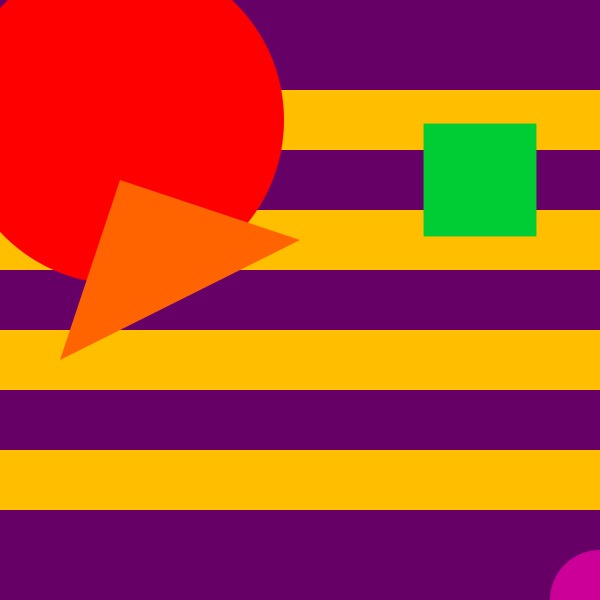
Frame 1 (no input)
Frame 60 (the mouse pressed at the canvas centre just before this capture): identical to frame 1, image omitted
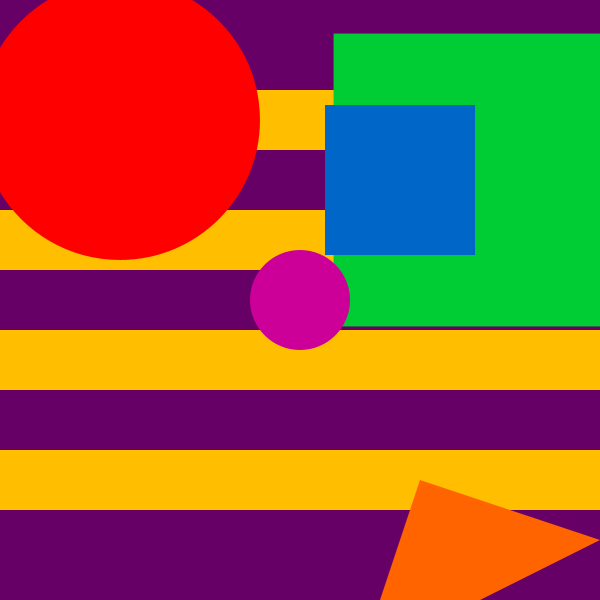
Frame 120 (the mouse held since frame 60 and released just before this capture)

The Processing sketch that drew these frames (run headless with seeded random() and noise(); from frame 60 on, the mouse is pressed at the canvas centre):

// Processing sketch: Expressing_abstract_word
// ── Expressing_abstract_word.pde
int bgColor=0;
//int angle=0;
void setup(){
  size(600,600);
}

void draw(){
  float max=dist(0,0,width,height);
  noStroke();
  if(bgColor<25)
    background(102,0,102);
   else
    background(255,190,0);
    
    rectMode(CENTER);
    
    float a=width;
    float b=height*0.1;
    
    if(bgColor<25)
      fill(255,190,0);
     else
      fill(51,0,150);
    rect(width*0.5,height*0.2,a,b);
    rect(width*0.5,height*0.4,a,b);
    rect(width*0.5,height*0.6,a,b);
    rect(width*0.5,height*0.8,a,b);
    
    float d=max-dist(width*0.2,height*0.2,mouseX,mouseY);
    d=map(d,100,max,0,max/2);
    
    fill(255,0,0);
    ellipse(width*0.2,height*0.2,d,d);
    
    d=max-dist(width*0.8,height*0.3,mouseX,mouseY);
    d=map(d,150,max,0,max/2);
    
    fill(0,204,51);
    rect(width*0.8,height*0.3,d,d);
    
    fill(204,0,153);
    ellipse(width-mouseX,height-mouseY,100,100);
     fill(255,100,0);
    triangle(width*0.2+mouseX,height*0.3+mouseY,width*0.5+mouseX,height*0.4+mouseY,width*0.1+mouseX,height*0.6+mouseY);
    
    fill(0,102,200);
    rect(width-mouseX+100,(mouseY)/10+150,150,150);
   

   bgColor=(bgColor+1)%50;
}
